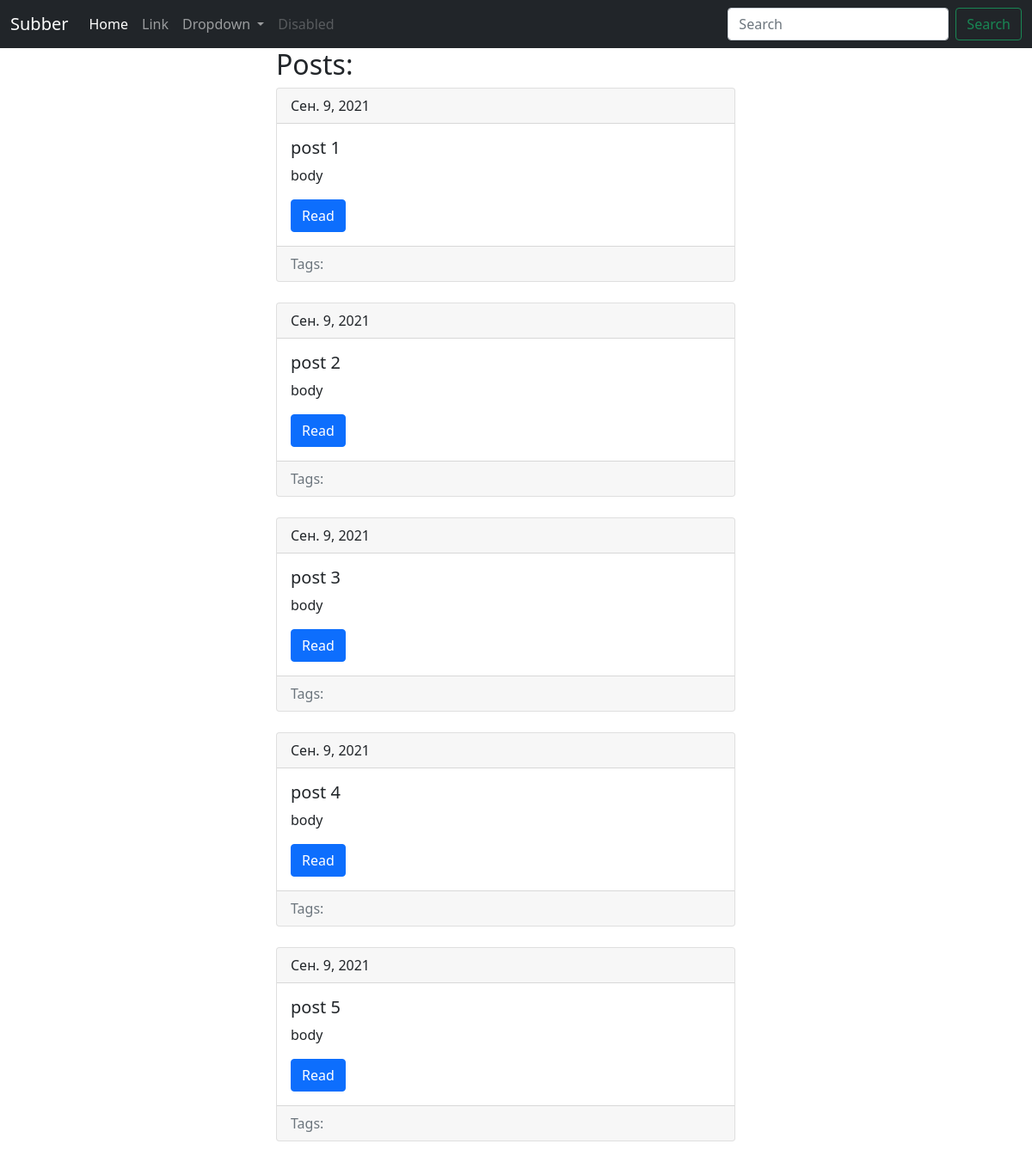
Before: / with the older database file.
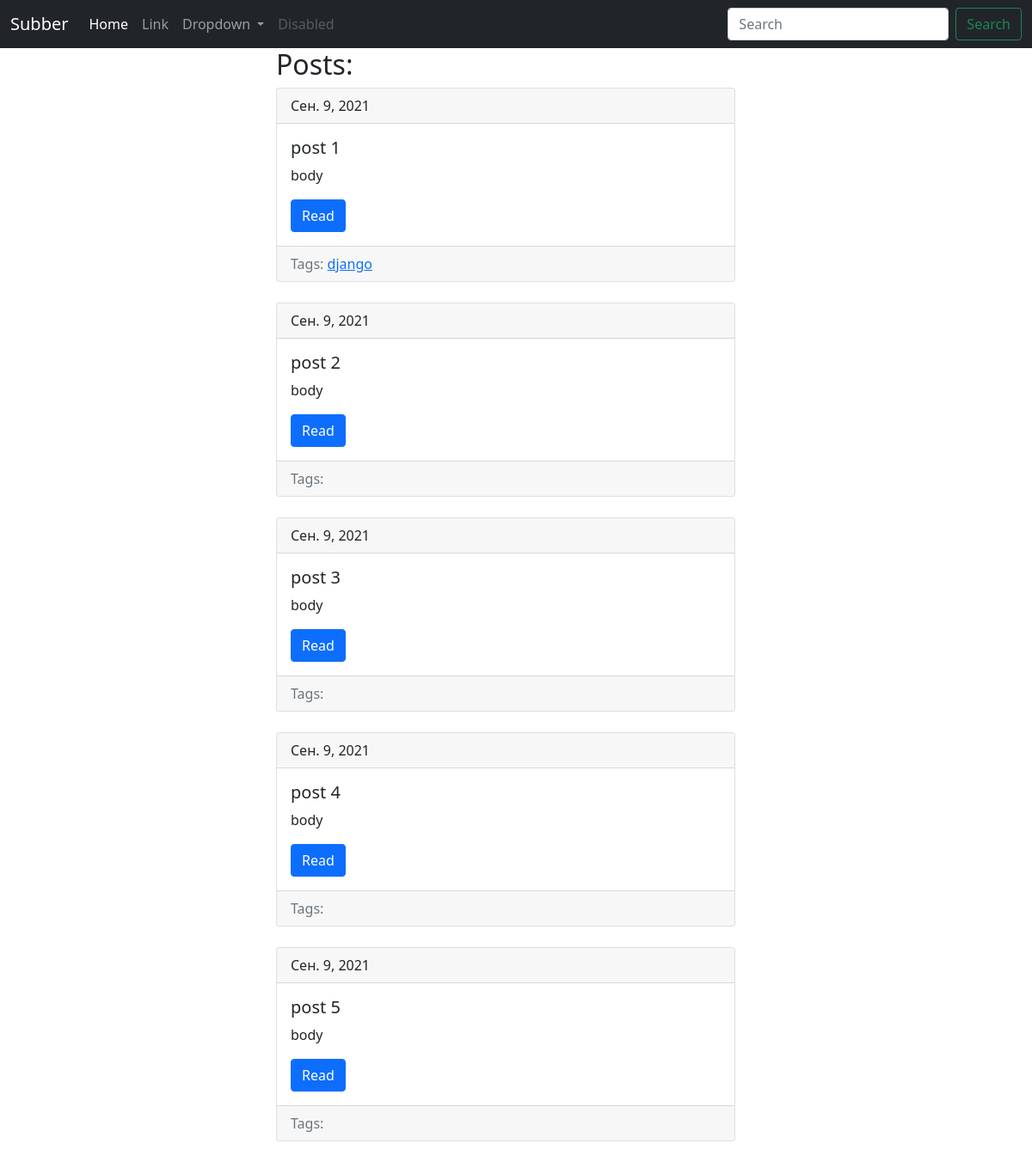
After: the same page with the newer database file.
### blog/models.py (models this page shows, shortened)
class Post(models.Model):
    title = models.CharField(max_length=150, db_index=True) #ставим индексирование для быстрого поиска
    slug = models.SlugField(max_length=150, unique=True) #уник. поля по умолчанию индексируются
    body = models.TextField(blank=True, db_index=True)
    tags = models.ManyToManyField('Tag', blank=True, related_name='posts')
    date_pub = models.DateField(auto_now_add=True)
    def get_absolute_url(self):
        return reverse('post_detail_url', kwargs={'slug': self.slug})

class Tag(models.Model):
    title = models.CharField(max_length=50)
    slug = models.SlugField(max_length=50, unique=True)
    def get_absolute_url(self):
        return reverse('tag_detail_url', kwargs={'slug': self.slug})

### blog/views.py (the view)
# urls.py: path('', main_view, name='main_url'),
def main_view(request):
    posts = Post.objects.all()
    return render(request, 'blog/index.html', context={'posts': posts})

### blog/templates/blog/index.html
{% extends "blog/base_blog.html" %}
{% block content %}
  <h2 class='mb=5'> Posts: </h2>
  {% for post in posts %}
      {% include 'blog/includes/post_card_template.html' %}
  {% endfor %}
{% endblock %}

### blog/templates/blog/base_blog.html
{% extends 'base.html' %}

### templates/base.html (shortened to what this page needs)
<!DOCTYPE html>
<html lang="en">
<head>
    <link href="https://cdn.jsdelivr.net/npm/bootstrap@5.1.1/dist/css/bootstrap.min.css" rel="stylesheet">
</head>
<body>
<nav class="navbar navbar-expand-lg navbar-dark bg-dark">
    <div class="container-fluid">
        <a class="navbar-brand" href="#">Subber</a>
        <div class="collapse navbar-collapse" id="navbarSupportedContent">
            <ul class="navbar-nav me-auto mb-2 mb-lg-0">
                <li class="nav-item">
                    <a class="nav-link active" aria-current="page" href="{% url 'main_url' %}">Home</a>
                </li>
                <li class="nav-item">
                    <a class="nav-link" href="#">Link</a>
                </li>
                <li class="nav-item dropdown">
                    <a class="nav-link dropdown-toggle" href="#" id="navbarDropdown" role="button" data-bs-toggle="dropdown" aria-expanded="false">
                        Dropdown
                    </a>
                </li>
                <li class="nav-item">
                    <a class="nav-link disabled">Disabled</a>
                </li>
            </ul>
            <form class="d-flex">
                <input class="form-control me-2" type="search" placeholder="Search" aria-label="Search">
                <button class="btn btn-outline-success" type="submit">Search</button>
            </form>
        </div>
    </div>
</nav>
<div class="container">
    <div class="row">
        <div class="row">
            <div class="col-6 offset-md-3">
                {% block content %}{% endblock %}
            </div>
        </div>
    </div>
</div>
</body>
</html>

### blog/templates/blog/includes/post_card_template.html
<div class="card mb-4">
  <div class="card-header">
    {{ post.date_pub }}
  </div>
  <div class="card-body">
    <h5 class="card-title">{{ post.title }}</h5>
    <p class="card-text"> {{ post.body | truncatewords:15 }}</p>
    <a href="{{ post.get_absolute_url }}" class="btn btn-primary">Read</a>
  </div>
  <div class="card-footer text-muted">
    Tags:
    {% for tag in post.tags.all %}
      <a href="{{ tag.get_absolute_url }}"> {{ tag.title }}</a>
      {% endfor %}
  </div>
</div>

Changed rows visible on the page:
added Tag: title "django", shown under Post "post 1"
